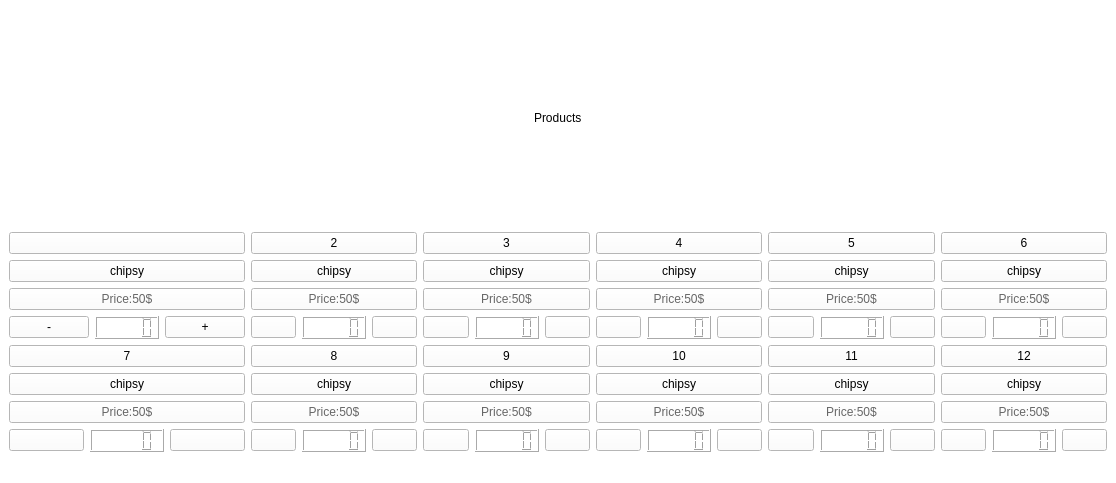
<?xml version="1.0" encoding="UTF-8"?>
<ui version="4.0">
 <class>SecondWindow</class>
 <widget class="QMainWindow" name="SecondWindow">
  <property name="geometry">
   <rect>
    <x>0</x>
    <y>0</y>
    <width>1116</width>
    <height>483</height>
   </rect>
  </property>
  <property name="windowTitle">
   <string>MainWindow</string>
  </property>
  <property name="styleSheet">
   <string notr="true">background-color: rgb(255, 255, 255);
</string>
  </property>
  <widget class="QWidget" name="centralwidget">
   <layout class="QGridLayout" name="gridLayout_20">
    <item row="0" column="0">
     <layout class="QGridLayout" name="gridLayout_19">
      <item row="0" column="0">
       <layout class="QHBoxLayout" name="horizontalLayout">
        <item>
         <spacer name="horizontalSpacer">
          <property name="orientation">
           <enum>Qt::Horizontal</enum>
          </property>
          <property name="sizeHint" stdset="0">
           <size>
            <width>458</width>
            <height>18</height>
           </size>
          </property>
         </spacer>
        </item>
        <item>
         <widget class="QLabel" name="label_21">
          <property name="styleSheet">
           <string notr="true">
color: rgb(0, 0, 0);
font: 75 28pt &quot;Microsoft YaHei&quot;;</string>
          </property>
          <property name="text">
           <string>Products</string>
          </property>
         </widget>
        </item>
        <item>
         <spacer name="horizontalSpacer_2">
          <property name="orientation">
           <enum>Qt::Horizontal</enum>
          </property>
          <property name="sizeHint" stdset="0">
           <size>
            <width>458</width>
            <height>18</height>
           </size>
          </property>
         </spacer>
        </item>
       </layout>
      </item>
      <item row="1" column="0">
       <layout class="QGridLayout" name="gridLayout_12">
        <item row="0" column="2">
         <layout class="QGridLayout" name="gridLayout_11">
          <item row="0" column="0">
           <layout class="QVBoxLayout" name="verticalLayout_21" stretch="0,0,0">
            <item>
             <widget class="QPushButton" name="pushButton_56">
              <property name="styleSheet">
               <string notr="true">font: 12pt &quot;Microsoft YaHei&quot;;</string>
              </property>
              <property name="text">
               <string>3</string>
              </property>
             </widget>
            </item>
            <item>
             <widget class="QPushButton" name="pushButton_41">
              <property name="styleSheet">
               <string notr="true">font: 12pt &quot;Microsoft YaHei&quot;;</string>
              </property>
              <property name="text">
               <string>chipsy</string>
              </property>
             </widget>
            </item>
            <item>
             <widget class="QPushButton" name="pushButton_42">
              <property name="styleSheet">
               <string notr="true">font: 12pt &quot;Microsoft YaHei&quot;;
color: rgb(103, 103, 103);</string>
              </property>
              <property name="text">
               <string>Price:50$</string>
              </property>
             </widget>
            </item>
           </layout>
          </item>
          <item row="1" column="0">
           <layout class="QVBoxLayout" name="verticalLayout_22" stretch="0">
            <item>
             <layout class="QHBoxLayout" name="horizontalLayout_14">
              <item>
               <widget class="QPushButton" name="pushButton_43">
                <property name="text">
                 <string/>
                </property>
               </widget>
              </item>
              <item>
               <widget class="QLCDNumber" name="lcdNumber_11"/>
              </item>
              <item>
               <widget class="QPushButton" name="pushButton_44">
                <property name="styleSheet">
                 <string notr="true">border-image: url(:/img/subtracting-button.png);</string>
                </property>
                <property name="text">
                 <string/>
                </property>
               </widget>
              </item>
             </layout>
            </item>
           </layout>
          </item>
         </layout>
        </item>
        <item row="1" column="3">
         <layout class="QGridLayout" name="gridLayout_13">
          <item row="0" column="0">
           <layout class="QVBoxLayout" name="verticalLayout_23" stretch="0,0,0">
            <item>
             <widget class="QPushButton" name="pushButton_57">
              <property name="styleSheet">
               <string notr="true">font: 12pt &quot;Microsoft YaHei&quot;;</string>
              </property>
              <property name="text">
               <string>10</string>
              </property>
             </widget>
            </item>
            <item>
             <widget class="QPushButton" name="pushButton_45">
              <property name="styleSheet">
               <string notr="true">font: 12pt &quot;Microsoft YaHei&quot;;</string>
              </property>
              <property name="text">
               <string>chipsy</string>
              </property>
             </widget>
            </item>
            <item>
             <widget class="QPushButton" name="pushButton_58">
              <property name="styleSheet">
               <string notr="true">font: 12pt &quot;Microsoft YaHei&quot;;
color: rgb(103, 103, 103);</string>
              </property>
              <property name="text">
               <string>Price:50$</string>
              </property>
             </widget>
            </item>
           </layout>
          </item>
          <item row="1" column="0">
           <layout class="QVBoxLayout" name="verticalLayout_24" stretch="0">
            <item>
             <layout class="QHBoxLayout" name="horizontalLayout_15">
              <item>
               <widget class="QPushButton" name="pushButton_59">
                <property name="text">
                 <string/>
                </property>
               </widget>
              </item>
              <item>
               <widget class="QLCDNumber" name="lcdNumber_12"/>
              </item>
              <item>
               <widget class="QPushButton" name="pushButton_60">
                <property name="styleSheet">
                 <string notr="true">border-image: url(:/img/subtracting-button.png);</string>
                </property>
                <property name="text">
                 <string/>
                </property>
               </widget>
              </item>
             </layout>
            </item>
           </layout>
          </item>
         </layout>
        </item>
        <item row="0" column="4">
         <layout class="QGridLayout" name="gridLayout_15">
          <item row="0" column="0">
           <layout class="QVBoxLayout" name="verticalLayout_27" stretch="0,0,0">
            <item>
             <widget class="QPushButton" name="pushButton_66">
              <property name="styleSheet">
               <string notr="true">font: 12pt &quot;Microsoft YaHei&quot;;</string>
              </property>
              <property name="text">
               <string>5</string>
              </property>
             </widget>
            </item>
            <item>
             <widget class="QPushButton" name="pushButton_67">
              <property name="styleSheet">
               <string notr="true">font: 12pt &quot;Microsoft YaHei&quot;;</string>
              </property>
              <property name="text">
               <string>chipsy</string>
              </property>
             </widget>
            </item>
            <item>
             <widget class="QPushButton" name="pushButton_68">
              <property name="styleSheet">
               <string notr="true">font: 12pt &quot;Microsoft YaHei&quot;;
color: rgb(103, 103, 103);</string>
              </property>
              <property name="text">
               <string>Price:50$</string>
              </property>
             </widget>
            </item>
           </layout>
          </item>
          <item row="1" column="0">
           <layout class="QVBoxLayout" name="verticalLayout_28" stretch="0">
            <item>
             <layout class="QHBoxLayout" name="horizontalLayout_17">
              <item>
               <widget class="QPushButton" name="pushButton_69">
                <property name="text">
                 <string/>
                </property>
               </widget>
              </item>
              <item>
               <widget class="QLCDNumber" name="lcdNumber_14"/>
              </item>
              <item>
               <widget class="QPushButton" name="pushButton_70">
                <property name="styleSheet">
                 <string notr="true">border-image: url(:/img/subtracting-button.png);</string>
                </property>
                <property name="text">
                 <string/>
                </property>
               </widget>
              </item>
             </layout>
            </item>
           </layout>
          </item>
         </layout>
        </item>
        <item row="0" column="3">
         <layout class="QGridLayout" name="gridLayout_14">
          <item row="0" column="0">
           <layout class="QVBoxLayout" name="verticalLayout_25" stretch="0,0,0">
            <item>
             <widget class="QPushButton" name="pushButton_61">
              <property name="styleSheet">
               <string notr="true">font: 12pt &quot;Microsoft YaHei&quot;;</string>
              </property>
              <property name="text">
               <string>4</string>
              </property>
             </widget>
            </item>
            <item>
             <widget class="QPushButton" name="pushButton_62">
              <property name="styleSheet">
               <string notr="true">font: 12pt &quot;Microsoft YaHei&quot;;</string>
              </property>
              <property name="text">
               <string>chipsy</string>
              </property>
             </widget>
            </item>
            <item>
             <widget class="QPushButton" name="pushButton_63">
              <property name="styleSheet">
               <string notr="true">font: 12pt &quot;Microsoft YaHei&quot;;
color: rgb(103, 103, 103);</string>
              </property>
              <property name="text">
               <string>Price:50$</string>
              </property>
             </widget>
            </item>
           </layout>
          </item>
          <item row="1" column="0">
           <layout class="QVBoxLayout" name="verticalLayout_26" stretch="0">
            <item>
             <layout class="QHBoxLayout" name="horizontalLayout_16">
              <item>
               <widget class="QPushButton" name="pushButton_64">
                <property name="text">
                 <string/>
                </property>
               </widget>
              </item>
              <item>
               <widget class="QLCDNumber" name="lcdNumber_13"/>
              </item>
              <item>
               <widget class="QPushButton" name="pushButton_65">
                <property name="styleSheet">
                 <string notr="true">border-image: url(:/img/subtracting-button.png);</string>
                </property>
                <property name="text">
                 <string/>
                </property>
               </widget>
              </item>
             </layout>
            </item>
           </layout>
          </item>
         </layout>
        </item>
        <item row="1" column="4">
         <layout class="QGridLayout" name="gridLayout_17">
          <item row="0" column="0">
           <layout class="QVBoxLayout" name="verticalLayout_31" stretch="0,0,0">
            <item>
             <widget class="QPushButton" name="pushButton_76">
              <property name="styleSheet">
               <string notr="true">font: 12pt &quot;Microsoft YaHei&quot;;</string>
              </property>
              <property name="text">
               <string>11</string>
              </property>
             </widget>
            </item>
            <item>
             <widget class="QPushButton" name="pushButton_77">
              <property name="styleSheet">
               <string notr="true">font: 12pt &quot;Microsoft YaHei&quot;;</string>
              </property>
              <property name="text">
               <string>chipsy</string>
              </property>
             </widget>
            </item>
            <item>
             <widget class="QPushButton" name="pushButton_78">
              <property name="styleSheet">
               <string notr="true">font: 12pt &quot;Microsoft YaHei&quot;;
color: rgb(103, 103, 103);</string>
              </property>
              <property name="text">
               <string>Price:50$</string>
              </property>
             </widget>
            </item>
           </layout>
          </item>
          <item row="1" column="0">
           <layout class="QVBoxLayout" name="verticalLayout_32" stretch="0">
            <item>
             <layout class="QHBoxLayout" name="horizontalLayout_19">
              <item>
               <widget class="QPushButton" name="pushButton_79">
                <property name="text">
                 <string/>
                </property>
               </widget>
              </item>
              <item>
               <widget class="QLCDNumber" name="lcdNumber_16"/>
              </item>
              <item>
               <widget class="QPushButton" name="pushButton_80">
                <property name="styleSheet">
                 <string notr="true">border-image: url(:/img/subtracting-button.png);</string>
                </property>
                <property name="text">
                 <string/>
                </property>
               </widget>
              </item>
             </layout>
            </item>
           </layout>
          </item>
         </layout>
        </item>
        <item row="0" column="1">
         <layout class="QGridLayout" name="gridLayout_10">
          <item row="0" column="0">
           <layout class="QVBoxLayout" name="verticalLayout_19" stretch="0,0,0">
            <item>
             <widget class="QPushButton" name="pushButton_55">
              <property name="styleSheet">
               <string notr="true">font: 12pt &quot;Microsoft YaHei&quot;;</string>
              </property>
              <property name="text">
               <string>2</string>
              </property>
             </widget>
            </item>
            <item>
             <widget class="QPushButton" name="pushButton_37">
              <property name="styleSheet">
               <string notr="true">font: 12pt &quot;Microsoft YaHei&quot;;</string>
              </property>
              <property name="text">
               <string>chipsy</string>
              </property>
             </widget>
            </item>
            <item>
             <widget class="QPushButton" name="pushButton_38">
              <property name="styleSheet">
               <string notr="true">font: 12pt &quot;Microsoft YaHei&quot;;
color: rgb(103, 103, 103);</string>
              </property>
              <property name="text">
               <string>Price:50$</string>
              </property>
             </widget>
            </item>
           </layout>
          </item>
          <item row="1" column="0">
           <layout class="QVBoxLayout" name="verticalLayout_20" stretch="0">
            <item>
             <layout class="QHBoxLayout" name="horizontalLayout_13">
              <item>
               <widget class="QPushButton" name="pushButton_39">
                <property name="text">
                 <string/>
                </property>
               </widget>
              </item>
              <item>
               <widget class="QLCDNumber" name="lcdNumber_10"/>
              </item>
              <item>
               <widget class="QPushButton" name="pushButton_40">
                <property name="styleSheet">
                 <string notr="true">border-image: url(:/img/subtracting-button.png);</string>
                </property>
                <property name="text">
                 <string/>
                </property>
               </widget>
              </item>
             </layout>
            </item>
           </layout>
          </item>
         </layout>
        </item>
        <item row="1" column="1">
         <layout class="QGridLayout" name="gridLayout_3">
          <item row="0" column="0">
           <layout class="QVBoxLayout" name="verticalLayout_3" stretch="0,0,0">
            <item>
             <widget class="QPushButton" name="pushButton_48">
              <property name="styleSheet">
               <string notr="true">font: 12pt &quot;Microsoft YaHei&quot;;</string>
              </property>
              <property name="text">
               <string>8</string>
              </property>
             </widget>
            </item>
            <item>
             <widget class="QPushButton" name="pushButton_9">
              <property name="styleSheet">
               <string notr="true">font: 12pt &quot;Microsoft YaHei&quot;;</string>
              </property>
              <property name="text">
               <string>chipsy</string>
              </property>
             </widget>
            </item>
            <item>
             <widget class="QPushButton" name="pushButton_10">
              <property name="styleSheet">
               <string notr="true">font: 12pt &quot;Microsoft YaHei&quot;;
color: rgb(103, 103, 103);</string>
              </property>
              <property name="text">
               <string>Price:50$</string>
              </property>
             </widget>
            </item>
           </layout>
          </item>
          <item row="1" column="0">
           <layout class="QVBoxLayout" name="verticalLayout_6" stretch="0">
            <item>
             <layout class="QHBoxLayout" name="horizontalLayout_6">
              <item>
               <widget class="QPushButton" name="pushButton_11">
                <property name="text">
                 <string/>
                </property>
               </widget>
              </item>
              <item>
               <widget class="QLCDNumber" name="lcdNumber_3"/>
              </item>
              <item>
               <widget class="QPushButton" name="pushButton_12">
                <property name="styleSheet">
                 <string notr="true">border-image: url(:/img/subtracting-button.png);</string>
                </property>
                <property name="text">
                 <string/>
                </property>
               </widget>
              </item>
             </layout>
            </item>
           </layout>
          </item>
         </layout>
        </item>
        <item row="1" column="2">
         <layout class="QGridLayout" name="gridLayout_4">
          <item row="0" column="0">
           <layout class="QVBoxLayout" name="verticalLayout_17" stretch="0,0,0">
            <item>
             <widget class="QPushButton" name="pushButton_54">
              <property name="styleSheet">
               <string notr="true">font: 12pt &quot;Microsoft YaHei&quot;;</string>
              </property>
              <property name="text">
               <string>9</string>
              </property>
             </widget>
            </item>
            <item>
             <widget class="QPushButton" name="pushButton_33">
              <property name="styleSheet">
               <string notr="true">font: 12pt &quot;Microsoft YaHei&quot;;</string>
              </property>
              <property name="text">
               <string>chipsy</string>
              </property>
             </widget>
            </item>
            <item>
             <widget class="QPushButton" name="pushButton_34">
              <property name="styleSheet">
               <string notr="true">font: 12pt &quot;Microsoft YaHei&quot;;
color: rgb(103, 103, 103);</string>
              </property>
              <property name="text">
               <string>Price:50$</string>
              </property>
             </widget>
            </item>
           </layout>
          </item>
          <item row="1" column="0">
           <layout class="QVBoxLayout" name="verticalLayout_18" stretch="0">
            <item>
             <layout class="QHBoxLayout" name="horizontalLayout_12">
              <item>
               <widget class="QPushButton" name="pushButton_35">
                <property name="text">
                 <string/>
                </property>
               </widget>
              </item>
              <item>
               <widget class="QLCDNumber" name="lcdNumber_9"/>
              </item>
              <item>
               <widget class="QPushButton" name="pushButton_36">
                <property name="styleSheet">
                 <string notr="true">border-image: url(:/img/subtracting-button.png);</string>
                </property>
                <property name="text">
                 <string/>
                </property>
               </widget>
              </item>
             </layout>
            </item>
           </layout>
          </item>
         </layout>
        </item>
        <item row="0" column="0">
         <layout class="QGridLayout" name="gridLayout_2">
          <item row="0" column="0">
           <layout class="QVBoxLayout" name="verticalLayout_2" stretch="0,0,0">
            <item>
             <widget class="QPushButton" name="pushButton_47">
              <property name="styleSheet">
               <string notr="true">font: 12pt &quot;Microsoft YaHei&quot;;</string>
              </property>
              <property name="text">
               <string/>
              </property>
             </widget>
            </item>
            <item>
             <widget class="QPushButton" name="pushButton_5">
              <property name="styleSheet">
               <string notr="true">font: 12pt &quot;Microsoft YaHei&quot;;</string>
              </property>
              <property name="text">
               <string>chipsy</string>
              </property>
             </widget>
            </item>
            <item>
             <widget class="QPushButton" name="pushButton_6">
              <property name="styleSheet">
               <string notr="true">font: 12pt &quot;Microsoft YaHei&quot;;
color: rgb(103, 103, 103);</string>
              </property>
              <property name="text">
               <string>Price:50$</string>
              </property>
             </widget>
            </item>
           </layout>
          </item>
          <item row="1" column="0">
           <layout class="QVBoxLayout" name="verticalLayout_5" stretch="0">
            <item>
             <layout class="QHBoxLayout" name="horizontalLayout_5">
              <item>
               <widget class="QPushButton" name="pushButton_7">
                <property name="text">
                 <string>-</string>
                </property>
               </widget>
              </item>
              <item>
               <widget class="QLCDNumber" name="lcdNumber_2"/>
              </item>
              <item>
               <widget class="QPushButton" name="pushButton_13">
                <property name="text">
                 <string>+</string>
                </property>
               </widget>
              </item>
             </layout>
            </item>
           </layout>
          </item>
         </layout>
        </item>
        <item row="1" column="0">
         <layout class="QGridLayout" name="gridLayout">
          <item row="0" column="0">
           <layout class="QVBoxLayout" name="verticalLayout" stretch="0,0,0">
            <item>
             <widget class="QPushButton" name="pushButton_46">
              <property name="styleSheet">
               <string notr="true">font: 12pt &quot;Microsoft YaHei&quot;;</string>
              </property>
              <property name="text">
               <string>7</string>
              </property>
             </widget>
            </item>
            <item>
             <widget class="QPushButton" name="pushButton_3">
              <property name="styleSheet">
               <string notr="true">font: 12pt &quot;Microsoft YaHei&quot;;</string>
              </property>
              <property name="text">
               <string>chipsy</string>
              </property>
             </widget>
            </item>
            <item>
             <widget class="QPushButton" name="pushButton_4">
              <property name="styleSheet">
               <string notr="true">font: 12pt &quot;Microsoft YaHei&quot;;
color: rgb(103, 103, 103);</string>
              </property>
              <property name="text">
               <string>Price:50$</string>
              </property>
             </widget>
            </item>
           </layout>
          </item>
          <item row="1" column="0">
           <layout class="QVBoxLayout" name="verticalLayout_4" stretch="0">
            <item>
             <layout class="QHBoxLayout" name="horizontalLayout_2">
              <item>
               <widget class="QPushButton" name="pushButton">
                <property name="text">
                 <string/>
                </property>
               </widget>
              </item>
              <item>
               <widget class="QLCDNumber" name="lcdNumber"/>
              </item>
              <item>
               <widget class="QPushButton" name="pushButton_2">
                <property name="styleSheet">
                 <string notr="true">border-image: url(:/img/subtracting-button.png);</string>
                </property>
                <property name="text">
                 <string/>
                </property>
               </widget>
              </item>
             </layout>
            </item>
           </layout>
          </item>
         </layout>
        </item>
        <item row="0" column="5">
         <layout class="QGridLayout" name="gridLayout_16">
          <item row="0" column="0">
           <layout class="QVBoxLayout" name="verticalLayout_29" stretch="0,0,0">
            <item>
             <widget class="QPushButton" name="pushButton_71">
              <property name="styleSheet">
               <string notr="true">font: 12pt &quot;Microsoft YaHei&quot;;</string>
              </property>
              <property name="text">
               <string>6</string>
              </property>
             </widget>
            </item>
            <item>
             <widget class="QPushButton" name="pushButton_72">
              <property name="styleSheet">
               <string notr="true">font: 12pt &quot;Microsoft YaHei&quot;;</string>
              </property>
              <property name="text">
               <string>chipsy</string>
              </property>
             </widget>
            </item>
            <item>
             <widget class="QPushButton" name="pushButton_73">
              <property name="styleSheet">
               <string notr="true">font: 12pt &quot;Microsoft YaHei&quot;;
color: rgb(103, 103, 103);</string>
              </property>
              <property name="text">
               <string>Price:50$</string>
              </property>
             </widget>
            </item>
           </layout>
          </item>
          <item row="1" column="0">
           <layout class="QVBoxLayout" name="verticalLayout_30" stretch="0">
            <item>
             <layout class="QHBoxLayout" name="horizontalLayout_18">
              <item>
               <widget class="QPushButton" name="pushButton_74">
                <property name="text">
                 <string/>
                </property>
               </widget>
              </item>
              <item>
               <widget class="QLCDNumber" name="lcdNumber_15"/>
              </item>
              <item>
               <widget class="QPushButton" name="pushButton_75">
                <property name="styleSheet">
                 <string notr="true">border-image: url(:/img/subtracting-button.png);</string>
                </property>
                <property name="text">
                 <string/>
                </property>
               </widget>
              </item>
             </layout>
            </item>
           </layout>
          </item>
         </layout>
        </item>
        <item row="1" column="5">
         <layout class="QGridLayout" name="gridLayout_18">
          <item row="0" column="0">
           <layout class="QVBoxLayout" name="verticalLayout_33" stretch="0,0,0">
            <item>
             <widget class="QPushButton" name="pushButton_81">
              <property name="styleSheet">
               <string notr="true">font: 12pt &quot;Microsoft YaHei&quot;;</string>
              </property>
              <property name="text">
               <string>12</string>
              </property>
             </widget>
            </item>
            <item>
             <widget class="QPushButton" name="pushButton_82">
              <property name="styleSheet">
               <string notr="true">font: 12pt &quot;Microsoft YaHei&quot;;</string>
              </property>
              <property name="text">
               <string>chipsy</string>
              </property>
             </widget>
            </item>
            <item>
             <widget class="QPushButton" name="pushButton_83">
              <property name="styleSheet">
               <string notr="true">font: 12pt &quot;Microsoft YaHei&quot;;
color: rgb(103, 103, 103);</string>
              </property>
              <property name="text">
               <string>Price:50$</string>
              </property>
             </widget>
            </item>
           </layout>
          </item>
          <item row="1" column="0">
           <layout class="QVBoxLayout" name="verticalLayout_34" stretch="0">
            <item>
             <layout class="QHBoxLayout" name="horizontalLayout_20">
              <item>
               <widget class="QPushButton" name="pushButton_84">
                <property name="text">
                 <string/>
                </property>
               </widget>
              </item>
              <item>
               <widget class="QLCDNumber" name="lcdNumber_17"/>
              </item>
              <item>
               <widget class="QPushButton" name="pushButton_85">
                <property name="styleSheet">
                 <string notr="true">border-image: url(:/img/subtracting-button.png);</string>
                </property>
                <property name="text">
                 <string/>
                </property>
               </widget>
              </item>
             </layout>
            </item>
           </layout>
          </item>
         </layout>
        </item>
       </layout>
      </item>
     </layout>
    </item>
   </layout>
  </widget>
  <widget class="QStatusBar" name="statusbar"/>
 </widget>
 <resources>
  <include location="img.qrc"/>
 </resources>
 <connections/>
</ui>
